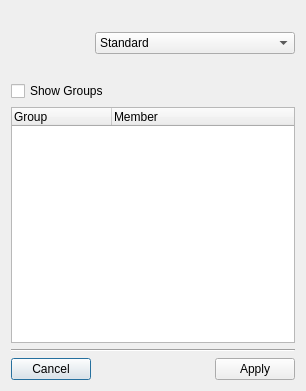
<?xml version="1.0" encoding="UTF-8"?>
<ui version="4.0">
 <class>AccountTypeDialog</class>
 <widget class="QDialog" name="AccountTypeDialog">
  <property name="geometry">
   <rect>
    <x>0</x>
    <y>0</y>
    <width>304</width>
    <height>391</height>
   </rect>
  </property>
  <property name="windowTitle">
   <string>Account Type</string>
  </property>
  <property name="windowIcon">
   <iconset resource="../resources.qrc">
    <normaloff>:/images/resources/users.png</normaloff>:/images/resources/users.png</iconset>
  </property>
  <layout class="QVBoxLayout" name="verticalLayout_3">
   <property name="sizeConstraint">
    <enum>QLayout::SetMinimumSize</enum>
   </property>
   <item>
    <layout class="QHBoxLayout" name="horizontalLayout_2">
     <property name="spacing">
      <number>20</number>
     </property>
     <item>
      <widget class="QLabel" name="labelImage">
       <property name="minimumSize">
        <size>
         <width>64</width>
         <height>64</height>
        </size>
       </property>
       <property name="maximumSize">
        <size>
         <width>64</width>
         <height>64</height>
        </size>
       </property>
       <property name="text">
        <string/>
       </property>
       <property name="pixmap">
        <pixmap resource="../resources.qrc">:/images/resources/users.png</pixmap>
       </property>
       <property name="scaledContents">
        <bool>true</bool>
       </property>
      </widget>
     </item>
     <item>
      <widget class="QComboBox" name="comboBoxAccountType">
       <property name="minimumSize">
        <size>
         <width>200</width>
         <height>0</height>
        </size>
       </property>
       <item>
        <property name="text">
         <string>Standard</string>
        </property>
       </item>
       <item>
        <property name="text">
         <string>Administrator</string>
        </property>
       </item>
      </widget>
     </item>
    </layout>
   </item>
   <item>
    <widget class="QCheckBox" name="checkBoxShowGroups">
     <property name="text">
      <string>Show Groups</string>
     </property>
    </widget>
   </item>
   <item>
    <widget class="QTreeWidget" name="treeWidget">
     <property name="minimumSize">
      <size>
       <width>0</width>
       <height>225</height>
      </size>
     </property>
     <column>
      <property name="text">
       <string>Group</string>
      </property>
     </column>
     <column>
      <property name="text">
       <string>Member</string>
      </property>
     </column>
    </widget>
   </item>
   <item>
    <widget class="Line" name="line">
     <property name="orientation">
      <enum>Qt::Horizontal</enum>
     </property>
    </widget>
   </item>
   <item>
    <layout class="QHBoxLayout" name="horizontalLayout">
     <item>
      <widget class="QPushButton" name="buttonCancel">
       <property name="text">
        <string>Cancel</string>
       </property>
      </widget>
     </item>
     <item>
      <spacer name="horizontalSpacer">
       <property name="orientation">
        <enum>Qt::Horizontal</enum>
       </property>
       <property name="sizeHint" stdset="0">
        <size>
         <width>40</width>
         <height>20</height>
        </size>
       </property>
      </spacer>
     </item>
     <item>
      <widget class="QPushButton" name="buttonApply">
       <property name="text">
        <string>Apply</string>
       </property>
      </widget>
     </item>
    </layout>
   </item>
  </layout>
 </widget>
 <resources>
  <include location="../resources.qrc"/>
 </resources>
 <connections/>
</ui>
